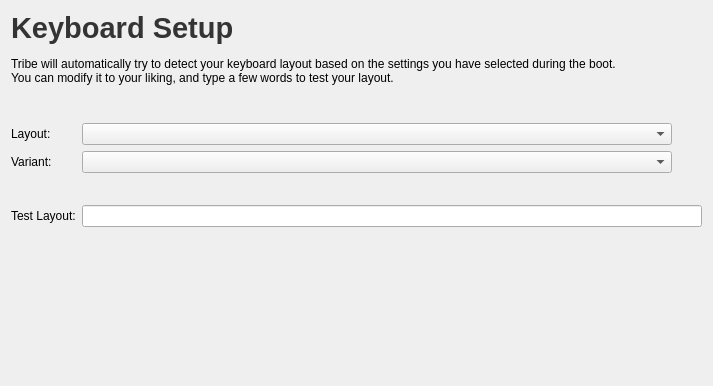
<?xml version="1.0" encoding="UTF-8"?>
<ui version="4.0">
 <class>Keyboard</class>
 <widget class="QWidget" name="Keyboard">
  <property name="geometry">
   <rect>
    <x>0</x>
    <y>0</y>
    <width>713</width>
    <height>386</height>
   </rect>
  </property>
  <property name="windowTitle">
   <string>Keyboard Setup</string>
  </property>
  <layout class="QGridLayout" name="gridLayout_2">
   <item row="0" column="0" rowspan="2">
    <layout class="QVBoxLayout" name="verticalLayout">
     <item>
      <widget class="QLabel" name="label">
       <property name="text">
        <string>&lt;!DOCTYPE HTML PUBLIC &quot;-//W3C//DTD HTML 4.0//EN&quot; &quot;http://www.w3.org/TR/REC-html40/strict.dtd&quot;&gt;
&lt;html&gt;&lt;head&gt;&lt;meta name=&quot;qrichtext&quot; content=&quot;1&quot; /&gt;&lt;style type=&quot;text/css&quot;&gt;
p, li { white-space: pre-wrap; }
&lt;/style&gt;&lt;/head&gt;&lt;body style=&quot; font-family:'Sans Serif'; font-size:9pt; font-weight:400; font-style:normal;&quot;&gt;
&lt;p style=&quot; margin-top:0px; margin-bottom:0px; margin-left:0px; margin-right:0px; -qt-block-indent:0; text-indent:0px; font-size:10pt;&quot;&gt;&lt;span style=&quot; font-size:22pt; font-weight:600; color:#343434;&quot;&gt;Keyboard Setup&lt;/span&gt;&lt;/p&gt;&lt;/body&gt;&lt;/html&gt;</string>
       </property>
      </widget>
     </item>
     <item>
      <widget class="QLabel" name="label_2">
       <property name="minimumSize">
        <size>
         <width>0</width>
         <height>40</height>
        </size>
       </property>
       <property name="text">
        <string>Tribe will automatically try to detect your keyboard layout based on the settings you have selected during the boot.
You can modify it to your liking, and type a few words to test your layout.</string>
       </property>
      </widget>
     </item>
    </layout>
   </item>
   <item row="7" column="0">
    <layout class="QGridLayout" name="gridLayout_3">
     <item row="2" column="1">
      <spacer name="verticalSpacer_3">
       <property name="orientation">
        <enum>Qt::Vertical</enum>
       </property>
       <property name="sizeHint" stdset="0">
        <size>
         <width>20</width>
         <height>40</height>
        </size>
       </property>
      </spacer>
     </item>
     <item row="0" column="1">
      <spacer name="verticalSpacer_2">
       <property name="orientation">
        <enum>Qt::Vertical</enum>
       </property>
       <property name="sizeHint" stdset="0">
        <size>
         <width>20</width>
         <height>40</height>
        </size>
       </property>
      </spacer>
     </item>
     <item row="1" column="1">
      <layout class="QHBoxLayout" name="previewLayout">
       <item>
        <spacer name="verticalSpacer">
         <property name="orientation">
          <enum>Qt::Vertical</enum>
         </property>
         <property name="sizeHint" stdset="0">
          <size>
           <width>20</width>
           <height>40</height>
          </size>
         </property>
        </spacer>
       </item>
      </layout>
     </item>
     <item row="1" column="2">
      <spacer name="horizontalSpacer_2">
       <property name="orientation">
        <enum>Qt::Horizontal</enum>
       </property>
       <property name="sizeHint" stdset="0">
        <size>
         <width>40</width>
         <height>20</height>
        </size>
       </property>
      </spacer>
     </item>
     <item row="1" column="0">
      <spacer name="horizontalSpacer">
       <property name="orientation">
        <enum>Qt::Horizontal</enum>
       </property>
       <property name="sizeHint" stdset="0">
        <size>
         <width>40</width>
         <height>20</height>
        </size>
       </property>
      </spacer>
     </item>
    </layout>
   </item>
   <item row="5" column="0">
    <layout class="QFormLayout" name="formLayout">
     <property name="fieldGrowthPolicy">
      <enum>QFormLayout::ExpandingFieldsGrow</enum>
     </property>
     <item row="0" column="0">
      <widget class="QLabel" name="lblLanguage">
       <property name="text">
        <string>Layout:</string>
       </property>
      </widget>
     </item>
     <item row="0" column="1">
      <widget class="QComboBox" name="cbLayout">
       <property name="sizePolicy">
        <sizepolicy hsizetype="Minimum" vsizetype="Fixed">
         <horstretch>0</horstretch>
         <verstretch>0</verstretch>
        </sizepolicy>
       </property>
       <property name="minimumSize">
        <size>
         <width>0</width>
         <height>0</height>
        </size>
       </property>
       <property name="minimumContentsLength">
        <number>70</number>
       </property>
      </widget>
     </item>
     <item row="1" column="0">
      <widget class="QLabel" name="lblVariant">
       <property name="text">
        <string>Variant:</string>
       </property>
      </widget>
     </item>
     <item row="1" column="1">
      <widget class="QComboBox" name="cbVariant">
       <property name="sizePolicy">
        <sizepolicy hsizetype="Minimum" vsizetype="Fixed">
         <horstretch>0</horstretch>
         <verstretch>0</verstretch>
        </sizepolicy>
       </property>
       <property name="minimumSize">
        <size>
         <width>0</width>
         <height>0</height>
        </size>
       </property>
       <property name="minimumContentsLength">
        <number>70</number>
       </property>
      </widget>
     </item>
     <item row="2" column="1">
      <spacer name="horizontalSpacer_3">
       <property name="orientation">
        <enum>Qt::Horizontal</enum>
       </property>
       <property name="sizeHint" stdset="0">
        <size>
         <width>40</width>
         <height>20</height>
        </size>
       </property>
      </spacer>
     </item>
     <item row="3" column="0">
      <widget class="QLabel" name="lblTestLayout">
       <property name="text">
        <string>Test Layout:</string>
       </property>
      </widget>
     </item>
     <item row="3" column="1">
      <widget class="QLineEdit" name="testLayoutInput">
       <property name="minimumSize">
        <size>
         <width>0</width>
         <height>0</height>
        </size>
       </property>
      </widget>
     </item>
    </layout>
   </item>
   <item row="4" column="0">
    <widget class="QWidget" name="widget" native="true">
     <property name="minimumSize">
      <size>
       <width>0</width>
       <height>20</height>
      </size>
     </property>
    </widget>
   </item>
  </layout>
 </widget>
 <resources/>
 <connections/>
</ui>
